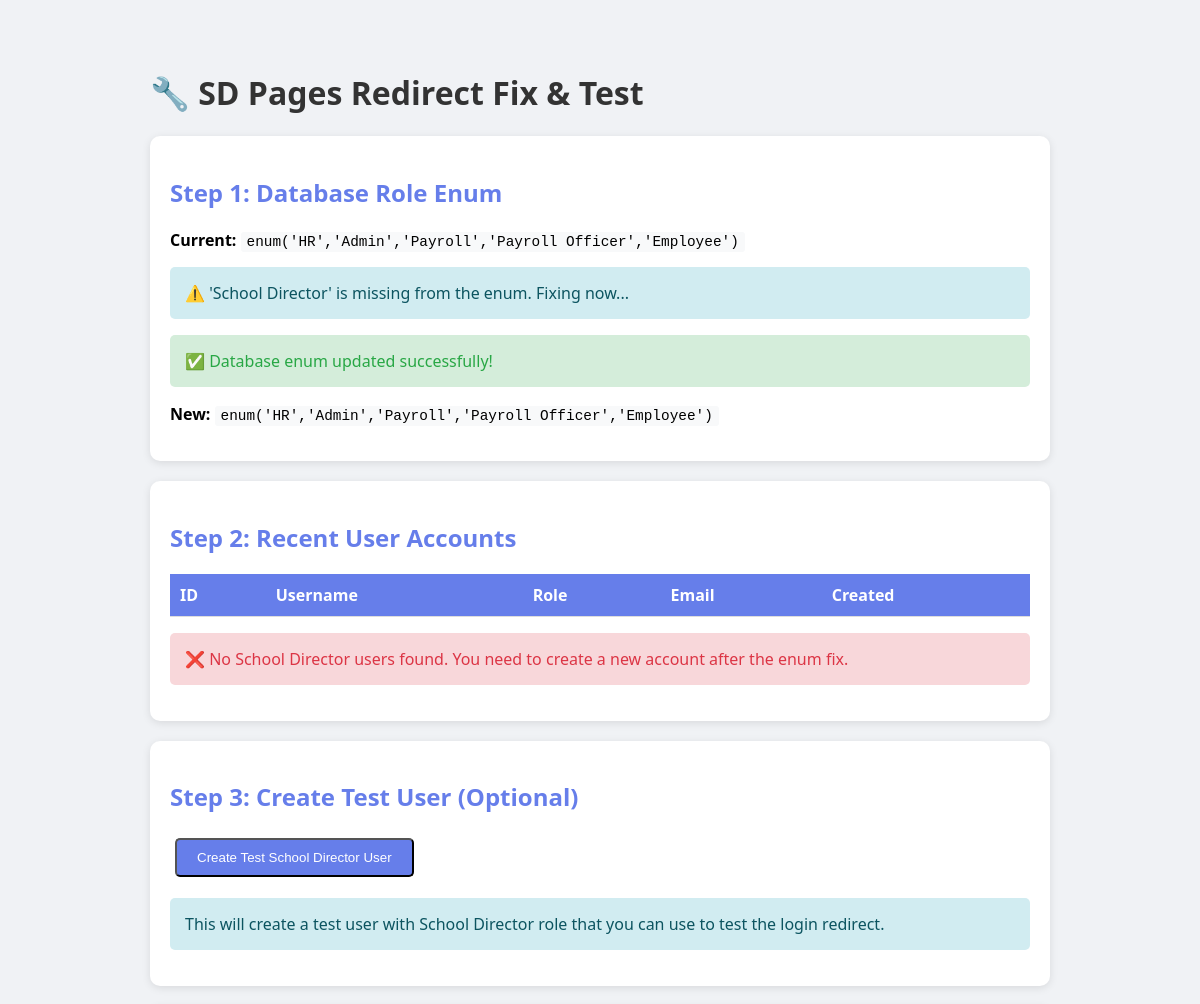
Page /AI-ML-Test-Bench/test_and_fix_sd.php (upper part) on the earlier database version.
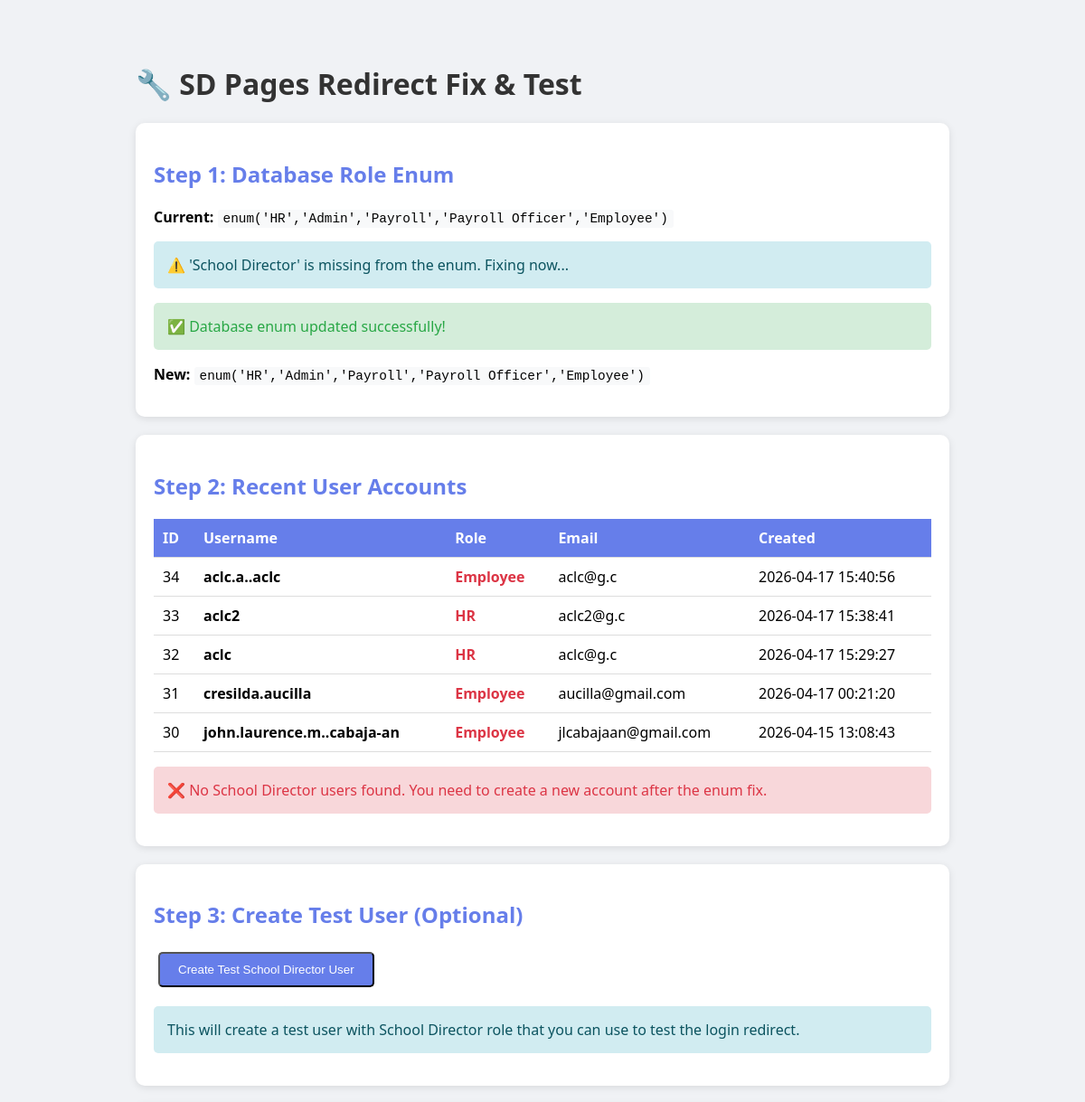
Same page on the later database version.
### tables this page shows
CREATE TABLE `users` (
  `id` int(11) NOT NULL,
  `company_id` int(11) NOT NULL,
  `username` varchar(100) NOT NULL,
  `password` varchar(255) NOT NULL,
  `role` enum('HR','Admin','Payroll','Payroll Officer','Employee') DEFAULT 'Employee',
  `email` varchar(255) NOT NULL,
  `is_active` tinyint(1) DEFAULT 1,
  `created_at` timestamp NOT NULL DEFAULT current_timestamp(),
  `must_change_password` tinyint(1) DEFAULT 0,
  `two_factor_enabled` tinyint(1) DEFAULT 0,
  `two_factor_secret` varchar(255) DEFAULT NULL,
  `password_last_changed` timestamp NOT NULL DEFAULT current_timestamp()
);

### AI-ML-Test-Bench/test_and_fix_sd.php (the view, shortened to what this page needs)
<?php
require_once 'backend/db.php';
?>
<!DOCTYPE html>
<html>
<head>
</head>
<body>
<h1>🔧 SD Pages Redirect Fix & Test</h1>
<?php
try {
    echo "<div class='card'>";
    echo "<h2>Step 1: Database Role Enum</h2>";
    $stmt = $pdo->query("SHOW COLUMNS FROM users LIKE 'role'");
    $column = $stmt->fetch(PDO::FETCH_ASSOC);
    $currentType = $column['Type'];
    echo "<p><strong>Current:</strong> <code>" . htmlspecialchars($currentType) . "</code></p>";
    if (strpos($currentType, 'School Director') === false) {
        echo "<p class='info'>⚠️ 'School Director' is missing from the enum. Fixing now...</p>";
        $newType = "enum('HR','Admin','SD','School Director','Payroll','Payroll Officer','Employee')";
        $sql = "ALTER TABLE users MODIFY COLUMN role $newType DEFAULT 'Employee'";
        $pdo->exec($sql);
        echo "<p class='success'>✅ Database enum updated successfully!</p>";
        $stmt = $pdo->query("SHOW COLUMNS FROM users LIKE 'role'");
        $column = $stmt->fetch(PDO::FETCH_ASSOC);
        echo "<p><strong>New:</strong> <code>" . htmlspecialchars($column['Type']) . "</code></p>";
    } else {
        echo "<p class='success'>✅ Database enum already includes 'School Director'</p>";
    }
    echo "</div>";
    echo "<div class='card'>";
    echo "<h2>Step 2: Recent User Accounts</h2>";
    $stmt = $pdo->query("
        SELECT id, username, role, email, created_at
        FROM users
        ORDER BY created_at DESC
        LIMIT 5
    ");
    $recentUsers = $stmt->fetchAll();
    echo "<table>";
    echo "<tr><th>ID</th><th>Username</th><th>Role</th><th>Email</th><th>Created</th></tr>";
    foreach ($recentUsers as $user) {
        $roleColor = ($user['role'] === 'School Director') ? '#28a745' : '#dc3545';
        echo "<tr>";
        echo "<td>{$user['id']}</td>";
        echo "<td><strong>{$user['username']}</strong></td>";
        echo "<td style='color: {$roleColor}; font-weight: bold;'>{$user['role']}</td>";
        echo "<td>{$user['email']}</td>";
        echo "<td>{$user['created_at']}</td>";
        echo "</tr>";
    }
    echo "</table>";
    $hasSchoolDirector = false;
    if (!$hasSchoolDirector) {
        echo "<p class='error'>❌ No School Director users found. You need to create a new account after the enum fix.</p>";
    } else {
        echo "<p class='success'>✅ Found School Director user(s)!</p>";
    }
    echo "</div>";
    echo "<div class='card'>";
    echo "<h2>Step 3: Create Test User (Optional)</h2>";
    if ($_SERVER['REQUEST_METHOD'] === 'POST' && isset($_POST['create_test_user'])) {
        $testUsername = 'test_sd_' . time();
        $testEmail = $testUsername . '@test.com';
        $testPassword = 'Test@123456';
        $hashedPassword = password_hash($testPassword, PASSWORD_DEFAULT);
        $stmt = $pdo->query("SELECT id FROM companies LIMIT 1");
        $company = $stmt->fetch();
        if (!$company) {
            $pdo->exec("INSERT INTO companies (name, admin_email, company_code) VALUES ('Test Company', '{$testEmail}', 'TEST-" . time() . "')");
            $companyId = $pdo->lastInsertId();
        } else {
            $companyId = $company['id'];
        }
        $stmt = $pdo->prepare("
            INSERT INTO users (company_id, username, password, role, email, is_active)
            VALUES (?, ?, ?, 'School Director', ?, 1)
        ");
        $stmt->execute([$companyId, $testUsername, $hashedPassword, $testEmail]);
        echo "<div class='success'>";
        echo "<strong>✅ Test User Created!</strong><br>";
        echo "Username: <code>{$testUsername}</code><br>";
        echo "Password: <code>{$testPassword}</code><br>";
        echo "Role: <code>School Director</code><br><br>";
        echo "<a href='login.php' class='btn'>Login Now</a>";
        echo "</div>";
    } else {
        echo "<form method='POST'>";
        echo "<button type='submit' name='create_test_user' class='btn'>Create Test School Director User</button>";
        echo "</form>";
        echo "<p class='info'>This will create a test user with School Director role that you can use to test the login redirect.</p>";
    }
    echo "</div>";
} catch (PDOException $e) {
    echo "<div class='error'>";
    echo "<strong>❌ Database Error:</strong><br>";
    echo htmlspecialchars($e->getMessage());
    echo "</div>";
}
?>
</body>
</html>

Differences in the rows shown:
added users: id "34", username "aclc.a..aclc", role "Employee", email "aclc@g.c", created_at "2026-04-17 15:40:56"
added users: id "33", username "aclc2", role "HR", email "aclc2@g.c", created_at "2026-04-17 15:38:41"
added users: id "32", username "aclc", role "HR", email "aclc@g.c", created_at "2026-04-17 15:29:27"
added users: id "31", username "cresilda.aucilla", role "Employee", email "aucilla@gmail.com", created_at "2026-04-17 00:21:20"
added users: id "30", username "john.laurence.m..cabaja-an", role "Employee", email "jlcabajaan@gmail.com", created_at "2026-04-15 13:08:43"
